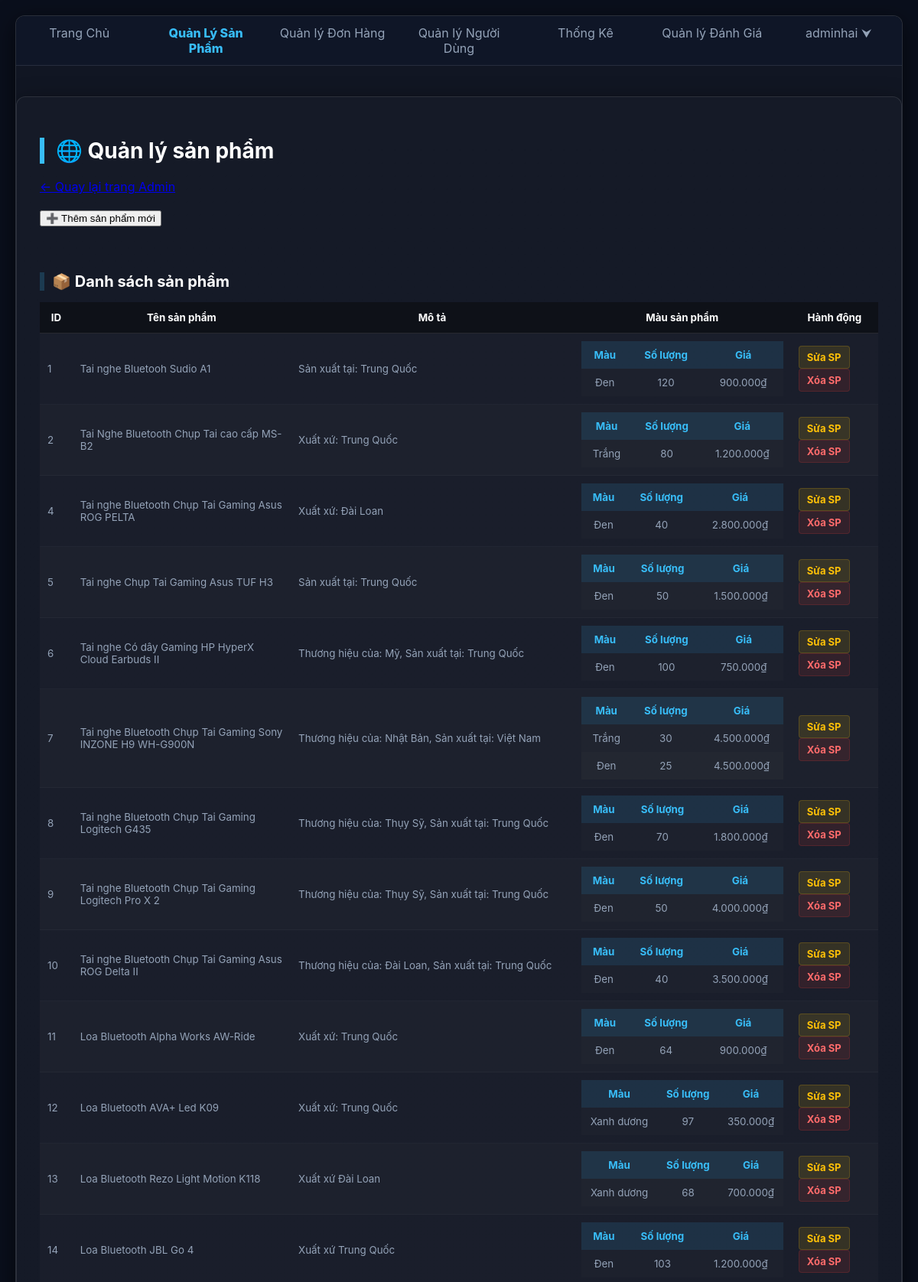
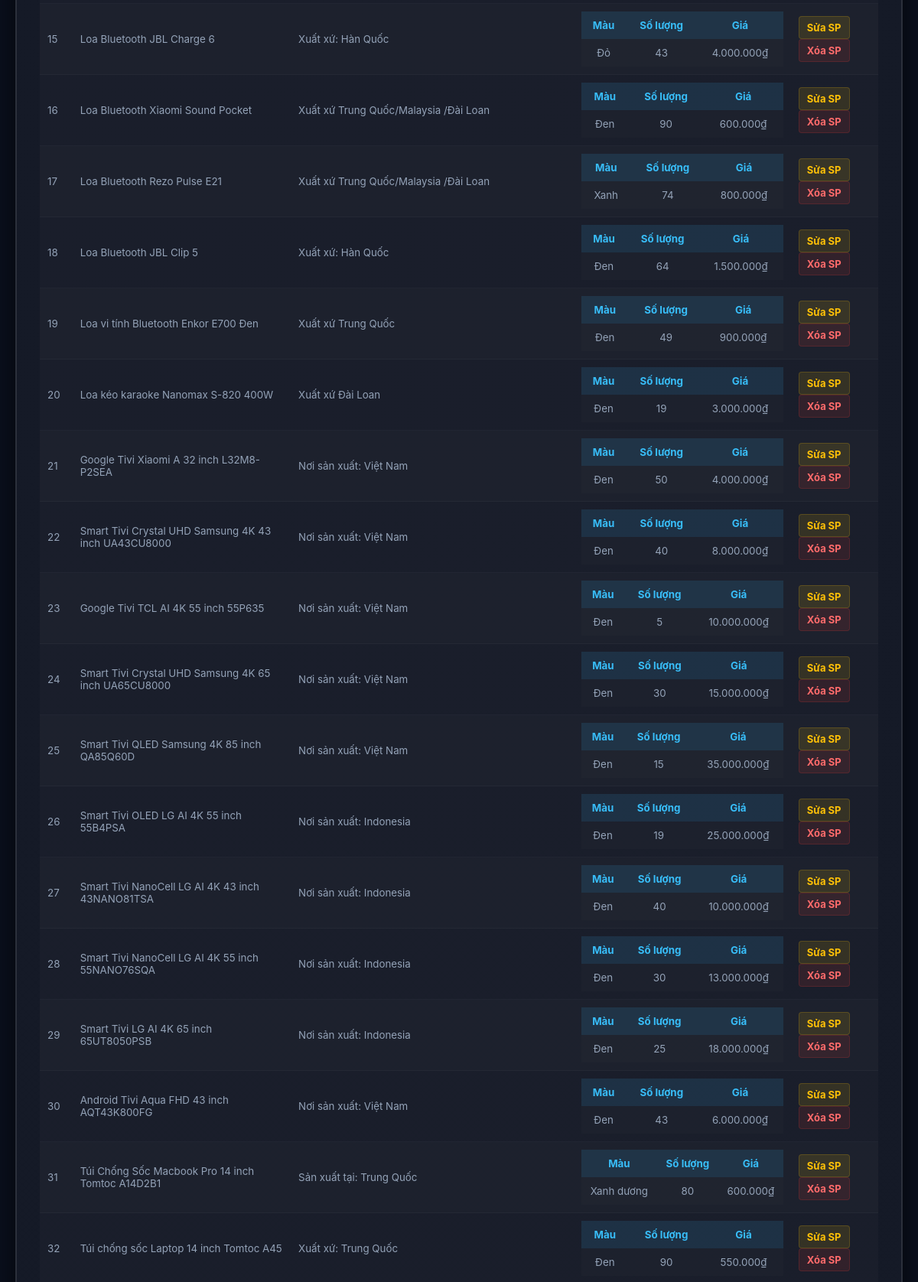
/WebBanHang/admin/quanlysanpham.php (signed in, upper part), run on the app's committed database (2 pictures, top to bottom).
### tables this page shows
CREATE TABLE `bien_the_san_pham` (
  `id_bien_the` int(11) NOT NULL,
  `id_san_pham` int(11) NOT NULL,
  `mau_sac` varchar(100) DEFAULT NULL,
  `cau_hinh` varchar(255) DEFAULT NULL,
  `gia_ban` decimal(10,2) NOT NULL,
  `so_luong_ton_kho` int(11) DEFAULT 0,
  `ma_sku` varchar(100) DEFAULT NULL,
  `ngay_tao` timestamp NOT NULL DEFAULT current_timestamp(),
  `ngay_cap_nhat` timestamp NOT NULL DEFAULT current_timestamp() ON UPDATE current_timestamp()
);

CREATE TABLE `san_pham` (
  `id_san_pham` int(11) NOT NULL,
  `ten_san_pham` varchar(255) NOT NULL,
  `loai_san_pham` varchar(100) DEFAULT NULL,
  `mo_ta` text DEFAULT NULL,
  `thong_so_ky_thuat` text DEFAULT NULL,
  `video_gioi_thieu` varchar(255) DEFAULT NULL,
  `chuong_trinh_khuyen_mai` text DEFAULT NULL,
  `bao_hanh` varchar(100) DEFAULT NULL,
  `diem_danh_gia_trung_binh` decimal(2,1) DEFAULT 0.0,
  `tong_so_luot_danh_gia` int(11) DEFAULT 0
);

### WebBanHang/admin/quanlysanpham.php (the view, shortened to what this page needs)
<?php
$current_page = basename($_SERVER['PHP_SELF']);
$conn = new mysqli("localhost", "root", "", "webbh");
$products = $conn->query("
    SELECT sp.id_san_pham AS id, sp.ten_san_pham AS name, sp.mo_ta AS description,
           bt.id_bien_the, bt.mau_sac, bt.so_luong_ton_kho, bt.gia_ban
    FROM san_pham sp
    LEFT JOIN bien_the_san_pham bt ON sp.id_san_pham = bt.id_san_pham
    ORDER BY sp.id_san_pham, bt.id_bien_the
");
?>
<!DOCTYPE html>
<html lang="vi">
<head>
  <link rel="stylesheet" href="admin.css?v=2">
</head>
<body>
<div id="fox">
  <div id="fox-nav">
    <ul>
            <li><a href="admin.php">Trang Chủ</a></li>
            <li><a href="quanlysanpham.php" class="<?= ($current_page == 'quanlysanpham.php') ? 'active' : '' ?>">Quản Lý Sản Phẩm</a></li>
            <li><a href="quanlydonHang.php">Quản lý Đơn Hàng</a></li>
            <li><a href="quanlynguoidung.php">Quản lý Người Dùng</a></li>
            <li><a href="quanlythongke.php">Thống Kê</a></li>
            <li><a href="quanlydanhgia.php">Quản lý Đánh Giá</a></li>
           <?php if (!isset($_SESSION["user"])): ?>
            <li><a href="../Login/Login.php">Đăng nhập</a></li>
        <?php else: ?>
            <?php $username = htmlspecialchars($_SESSION["user"]["username"]); ?>
            <li class="user-dropdown">
                <a href="#" id="user-toggle"><?= $username ?> ⮟</a>
            </li>
        <?php endif; ?>
    </ul>
  </div>
  <div class="admin-container">
    <h2>🌐 Quản lý sản phẩm</h2>
    <a href="admin.php" class="btn" style="margin-bottom: 20px; display: inline-block;">← Quay lại trang Admin</a></br>
    <button class="toggle-form" style="margin-bottom: 20px;">➕ Thêm sản phẩm mới</button>
<div class="form-section" style="display: none;">
  <form method="POST" class="product-form" enctype="multipart/form-data">
    <small>Chọn file để upload hoặc dán URL — ít nhấ
    <br><br>
  </form>
</div>
    <h3 style="margin-top: 40px;">📦 Danh sách sản phẩm</h3>
    <table class="admin-table">
  <thead>
    <tr>
      <th>ID</th>
      <th>Tên sản phẩm</th>
      <th>Mô tả</th>
      <th>Màu sản phẩm</th>
      <th>Hành động</th>
    </tr>
  </thead>
  <tbody>
    <?php
    $lastId = null;
    $variantRows = [];
    while ($row = $products->fetch_assoc()):
        if ($lastId !== $row["id"]) {
            if ($lastId !== null) {
                echo "<td><table class='inner-table' style='width:100%; border:none;'>";
                echo "<thead><tr><th style='border:none;'>Màu</th><th style='border:none;'>Số lượng</th><th style='border:none;'>Giá</th></tr></thead><tbody>";
                foreach ($variantRows as $v) {
                    echo "<tr>
                            <td style='border:none;'>".htmlspecialchars($v["mau_sac"] ?: "-")."</td>
                            <td style='border:none;'>".$v["so_luong_ton_kho"]."</td>
                            <td style='border:none;'>".number_format($v["gia_ban"], 0, ',', '.')."₫</td>
                          </tr>";
                }
                echo "</tbody></table></td>
                      <td class='action-col'>
                          <a href='quanlysanpham.php?id_sua=$lastId' class='btn-edit'>Sửa SP</a>
                          <a href='xoasanpham.php?id=$lastId' class='btn-delete' onclick='return confirm(\"Xóa sản phẩm này?\")'>Xóa SP</a>
                      </td>
                    </tr>";
            }
            echo "<tr>
                    <td>{$row["id"]}</td>
                    <td>".htmlspecialchars($row["name"])."</td>
                    <td>".nl2br(htmlspecialchars(substr($row["description"], 0, 100)))."</td>";
            $variantRows = [];
            $lastId = $row["id"];
        }
        $variantRows[] = $row;
    endwhile;
    if ($lastId !== null) {
        echo "<td><table class='inner-table' style='width:100%; border:none;'>";
        echo "<thead><tr><th style='border:none;'>Màu</th><th style='border:none;'>Số lượng</th><th style='border:none;'>Giá</th></tr></thead><tbody>";
        echo "</tbody></table></td>
              <td class='action-col'>
                  <a href='quanlysanpham.php?id_sua=$lastId' class='btn-edit'>Sửa SP</a>
                  <a href='xoasanpham.php?id=$lastId' class='btn-delete' onclick='return confirm(\"Xóa sản phẩm này?\")'>Xóa SP</a>
              </td>
            </tr>";
    }
    ?>
  </tbody>
</table>
  </div>
</div>
</body>
</html>

### WebBanHang/admin/admin.css (style rules this page uses)
:root { --bg-dark: #0a0f1c; --text-primary: #ffffff; --text-secondary: #94a3b8; --accent: #38bdf8; --accent-glow: rgba(56, 189, 248, 0.5); --glass-bg: rgba(255, 255, 255, 0.03); --glass-border: rgba(255, 255, 255, 0.1); --card-hover: rgba(255, 255, 255, 0.08); --font-main: 'Inter', sans-serif; }
body { font-family: var(--font-main); background-color: var(--bg-dark); color: var(--text-primary); margin: 20px; padding: 0; }
#fox { margin: auto; background: var(--glass-bg); border: 1px solid var(--glass-border); box-shadow: 0 8px 30px rgba(0,0,0,0.6); color: var(--text-primary); border-radius: 12px; overflow: hidden; min-height: 85vh; display: flex; flex-direction: column; }
#fox-nav { background: rgba(15, 23, 42, 0.75); backdrop-filter: blur(6px); border-bottom: 1px solid var(--glass-border); }
#fox-nav ul { list-style: none; display: flex; justify-content: center; padding: 0; margin: 0; }
#fox-nav ul li { flex: 1; text-align: center; }
#fox-nav ul li a { color: var(--text-secondary); text-decoration: none; display: inline-block; padding: 12px 10px; transition: color 0.25s ease, text-shadow 0.25s ease; }
#fox-nav ul li a.active { color: #38bdf8 ; font-weight: 800 ; }
.admin-container { max-width: 1100px; margin: 40px auto; background: linear-gradient(180deg, rgba(255,255,255,0.02), rgba(255,255,255,0.01)); border: 1px solid var(--glass-border); padding: 30px; border-radius: 12px; box-shadow: 0 10px 30px rgba(0,0,0,0.6); color: var(--text-primary); }
.admin-container h2 { font-size: 28px; color: var(--text-primary); text-align: left; margin-bottom: 20px; border-left: 6px solid var(--accent); padding-left: 15px; }
.admin-container h3 { margin-top: 30px; margin-bottom: 15px; color: var(--text-primary); border-left: 6px solid rgba(56,189,248,0.2); padding-left: 10px; font-size: 20px; }
.admin-table { background-color: rgba(255,255,255,0.02); color: var(--text-primary); width: 100%; border-collapse: collapse; }
.admin-table th { background-color: rgba(0,0,0,0.45); color: var(--text-primary); padding: 12px; text-align: center; border-bottom: 1px solid var(--glass-border); }
.admin-table td { padding: 10px; border-bottom: 1px solid rgba(255,255,255,0.03); color: var(--text-secondary); vertical-align: middle; }
.admin-table tbody tr:nth-child(even) { background-color: rgba(255,255,255,0.01); }
.btn-edit { background-color: rgba(255,193,7,0.12); color: #ffc107; border: 1px solid rgba(255,193,7,0.2); }
.btn-delete { background-color: rgba(229,57,53,0.12); color: #ff6b6b; border: 1px solid rgba(229,57,53,0.2); }
.form-section { margin-top: 30px; padding: 20px; background-color: rgba(255,255,255,0.03); border: 1px solid var(--glass-border); border-radius: 10px; }
.inner-table { border-collapse: collapse; width: 100%; }
.inner-table th, .inner-table td { border: 1px solid rgba(255,255,255,0.04); padding: 10px; text-align: center; color: var(--text-secondary); }
.inner-table th { background-color: rgba(56,189,248,0.12); color: var(--accent); }
.inner-table td { background-color: rgba(255,255,255,0.01); color: var(--text-secondary); }
.btn-edit, .btn-delete { display: inline-block; padding: 6px 10px; font-size: 13px; border-radius: 4px; text-decoration: none; font-weight: 700; }
.btn-edit { background-color: rgba(255,193,7,0.12); color: #ffc107; border: 1px solid rgba(255,193,7,0.18); }
.btn-delete { background-color: rgba(229,57,53,0.12); color: #ff6b6b; border: 1px solid rgba(229,57,53,0.18); }
.user-dropdown { position: relative; cursor: pointer; }

### data on the page
bien_the_san_pham: id_san_pham.id_san_pham "1", id_san_pham.ten_san_pham "Tai nghe Bluetooh Sudio A1", id_san_pham.mo_ta "Sản xuất tại: Trung Quốc", mau_sac "Đen", so_luong_ton_kho "120", gia_ban "900.000"
bien_the_san_pham: id_san_pham.id_san_pham "2", id_san_pham.ten_san_pham "Tai Nghe Bluetooth Chụp Tai cao cấp MS-B2", id_san_pham.mo_ta "Xuất xứ: Trung Quốc", mau_sac "Trắng", so_luong_ton_kho "80", gia_ban "1.200.000"
bien_the_san_pham: id_san_pham.id_san_pham "4", id_san_pham.ten_san_pham "Tai nghe Bluetooth Chụp Tai Gaming Asus ROG PELTA", id_san_pham.mo_ta "Xuất xứ: Đài Loan", mau_sac "Đen", so_luong_ton_kho "40", gia_ban "2.800.000"
bien_the_san_pham: id_san_pham.id_san_pham "5", id_san_pham.ten_san_pham "Tai nghe Chụp Tai Gaming Asus TUF H3", id_san_pham.mo_ta "Sản xuất tại: Trung Quốc", mau_sac "Đen", so_luong_ton_kho "50", gia_ban "1.500.000"
bien_the_san_pham: id_san_pham.id_san_pham "6", id_san_pham.ten_san_pham "Tai nghe Có dây Gaming HP HyperX Cloud Earbuds II", id_san_pham.mo_ta "Thương hiệu của: Mỹ, Sản xuất tại: Trung Quốc", mau_sac "Đen", so_luong_ton_kho "100", gia_ban "750.000"
bien_the_san_pham: id_san_pham.id_san_pham "7", id_san_pham.ten_san_pham "Tai nghe Bluetooth Chụp Tai Gaming Sony INZONE H9 WH-G900N", id_san_pham.mo_ta "Thương hiệu của: Nhật Bản, Sản xuất tại: Việt Nam", mau_sac "Trắng", so_luong_ton_kho "30", gia_ban "4.500.000"
bien_the_san_pham: id_san_pham.id_san_pham "8", id_san_pham.ten_san_pham "Tai nghe Bluetooth Chụp Tai Gaming Logitech G435", id_san_pham.mo_ta "Thương hiệu của: Thụy Sỹ, Sản xuất tại: Trung Quốc", mau_sac "Đen", so_luong_ton_kho "70", gia_ban "1.800.000"
bien_the_san_pham: mau_sac "Đen", so_luong_ton_kho "25", gia_ban "4.500.000"
bien_the_san_pham: id_san_pham.id_san_pham "9", id_san_pham.ten_san_pham "Tai nghe Bluetooth Chụp Tai Gaming Logitech Pro X 2", id_san_pham.mo_ta "Thương hiệu của: Thụy Sỹ, Sản xuất tại: Trung Quốc", mau_sac "Đen", so_luong_ton_kho "50", gia_ban "4.000.000"
bien_the_san_pham: id_san_pham.id_san_pham "10", id_san_pham.ten_san_pham "Tai nghe Bluetooth Chụp Tai Gaming Asus ROG Delta II", id_san_pham.mo_ta "Thương hiệu của: Đài Loan, Sản xuất tại: Trung Quốc", mau_sac "Đen", so_luong_ton_kho "40", gia_ban "3.500.000"
bien_the_san_pham: id_san_pham.id_san_pham "11", id_san_pham.ten_san_pham "Loa Bluetooth Alpha Works AW-Ride", id_san_pham.mo_ta "Xuất xứ: Trung Quốc", mau_sac "Đen", so_luong_ton_kho "64", gia_ban "900.000"
bien_the_san_pham: id_san_pham.id_san_pham "12", id_san_pham.ten_san_pham "Loa Bluetooth AVA+ Led K09", id_san_pham.mo_ta "Xuất xứ: Trung Quốc", mau_sac "Xanh dương", so_luong_ton_kho "97", gia_ban "350.000"
bien_the_san_pham: id_san_pham.id_san_pham "13", id_san_pham.ten_san_pham "Loa Bluetooth Rezo Light Motion K118", id_san_pham.mo_ta "Xuất xứ Đài Loan", mau_sac "Xanh dương", so_luong_ton_kho "68", gia_ban "700.000"
bien_the_san_pham: id_san_pham.id_san_pham "14", id_san_pham.ten_san_pham "Loa Bluetooth JBL Go 4", id_san_pham.mo_ta "Xuất xứ Trung Quốc", mau_sac "Đen", so_luong_ton_kho "103", gia_ban "1.200.000"
bien_the_san_pham: id_san_pham.id_san_pham "15", id_san_pham.ten_san_pham "Loa Bluetooth JBL Charge 6", id_san_pham.mo_ta "Xuất xứ: Hàn Quốc", mau_sac "Đỏ", so_luong_ton_kho "43", gia_ban "4.000.000"
bien_the_san_pham: id_san_pham.id_san_pham "16", id_san_pham.ten_san_pham "Loa Bluetooth Xiaomi Sound Pocket", id_san_pham.mo_ta "Xuất xứ Trung Quốc/Malaysia /Đài Loan", mau_sac "Đen", so_luong_ton_kho "90", gia_ban "600.000"
bien_the_san_pham: id_san_pham.id_san_pham "17", id_san_pham.ten_san_pham "Loa Bluetooth Rezo Pulse E21", id_san_pham.mo_ta "Xuất xứ Trung Quốc/Malaysia /Đài Loan", mau_sac "Xanh", so_luong_ton_kho "74", gia_ban "800.000"
bien_the_san_pham: id_san_pham.id_san_pham "18", id_san_pham.ten_san_pham "Loa Bluetooth JBL Clip 5", id_san_pham.mo_ta "Xuất xứ: Hàn Quốc", mau_sac "Đen", so_luong_ton_kho "64", gia_ban "1.500.000"
bien_the_san_pham: id_san_pham.id_san_pham "19", id_san_pham.ten_san_pham "Loa vi tính Bluetooth Enkor E700 Đen", id_san_pham.mo_ta "Xuất xứ Trung Quốc", mau_sac "Đen", so_luong_ton_kho "49", gia_ban "900.000"
bien_the_san_pham: id_san_pham.id_san_pham "20", id_san_pham.ten_san_pham "Loa kéo karaoke Nanomax S-820 400W", id_san_pham.mo_ta "Xuất xứ Đài Loan", mau_sac "Đen", so_luong_ton_kho "19", gia_ban "3.000.000"
bien_the_san_pham: id_san_pham.id_san_pham "21", id_san_pham.ten_san_pham "Google Tivi Xiaomi A 32 inch L32M8-P2SEA", id_san_pham.mo_ta "Nơi sản xuất: Việt Nam", mau_sac "Đen", so_luong_ton_kho "50", gia_ban "4.000.000"
bien_the_san_pham: id_san_pham.id_san_pham "22", id_san_pham.ten_san_pham "Smart Tivi Crystal UHD Samsung 4K 43 inch UA43CU8000", id_san_pham.mo_ta "Nơi sản xuất: Việt Nam", mau_sac "Đen", so_luong_ton_kho "40", gia_ban "8.000.000"
bien_the_san_pham: id_san_pham.id_san_pham "23", id_san_pham.ten_san_pham "Google Tivi TCL AI 4K 55 inch 55P635", id_san_pham.mo_ta "Nơi sản xuất: Việt Nam", mau_sac "Đen", so_luong_ton_kho "5", gia_ban "10.000.000"
bien_the_san_pham: id_san_pham.id_san_pham "24", id_san_pham.ten_san_pham "Smart Tivi Crystal UHD Samsung 4K 65 inch UA65CU8000", id_san_pham.mo_ta "Nơi sản xuất: Việt Nam", mau_sac "Đen", so_luong_ton_kho "30", gia_ban "15.000.000"
bien_the_san_pham: id_san_pham.id_san_pham "25", id_san_pham.ten_san_pham "Smart Tivi QLED Samsung 4K 85 inch QA85Q60D", id_san_pham.mo_ta "Nơi sản xuất: Việt Nam", mau_sac "Đen", so_luong_ton_kho "15", gia_ban "35.000.000"
bien_the_san_pham: id_san_pham.id_san_pham "26", id_san_pham.ten_san_pham "Smart Tivi OLED LG AI 4K 55 inch 55B4PSA", id_san_pham.mo_ta "Nơi sản xuất: Indonesia", mau_sac "Đen", so_luong_ton_kho "19", gia_ban "25.000.000"
bien_the_san_pham: id_san_pham.id_san_pham "27", id_san_pham.ten_san_pham "Smart Tivi NanoCell LG AI 4K 43 inch 43NANO81TSA", id_san_pham.mo_ta "Nơi sản xuất: Indonesia", mau_sac "Đen", so_luong_ton_kho "40", gia_ban "10.000.000"
bien_the_san_pham: id_san_pham.id_san_pham "28", id_san_pham.ten_san_pham "Smart Tivi NanoCell LG AI 4K 55 inch 55NANO76SQA", id_san_pham.mo_ta "Nơi sản xuất: Indonesia", mau_sac "Đen", so_luong_ton_kho "30", gia_ban "13.000.000"
bien_the_san_pham: id_san_pham.id_san_pham "29", id_san_pham.ten_san_pham "Smart Tivi LG AI 4K 65 inch 65UT8050PSB", id_san_pham.mo_ta "Nơi sản xuất: Indonesia", mau_sac "Đen", so_luong_ton_kho "25", gia_ban "18.000.000"
bien_the_san_pham: id_san_pham.id_san_pham "30", id_san_pham.ten_san_pham "Android Tivi Aqua FHD 43 inch AQT43K800FG", id_san_pham.mo_ta "Nơi sản xuất: Việt Nam", mau_sac "Đen", so_luong_ton_kho "43", gia_ban "6.000.000"
bien_the_san_pham: id_san_pham.id_san_pham "31", id_san_pham.ten_san_pham "Túi Chống Sốc Macbook Pro 14 inch Tomtoc A14D2B1", id_san_pham.mo_ta "Sản xuất tại: Trung Quốc", mau_sac "Xanh dương", so_luong_ton_kho "80", gia_ban "600.000"
bien_the_san_pham: id_san_pham.id_san_pham "32", id_san_pham.ten_san_pham "Túi chống sốc Laptop 14 inch Tomtoc A45", id_san_pham.mo_ta "Xuất xứ: Trung Quốc", mau_sac "Đen", so_luong_ton_kho "90", gia_ban "550.000"

### other printed values
$username "adminhai"
